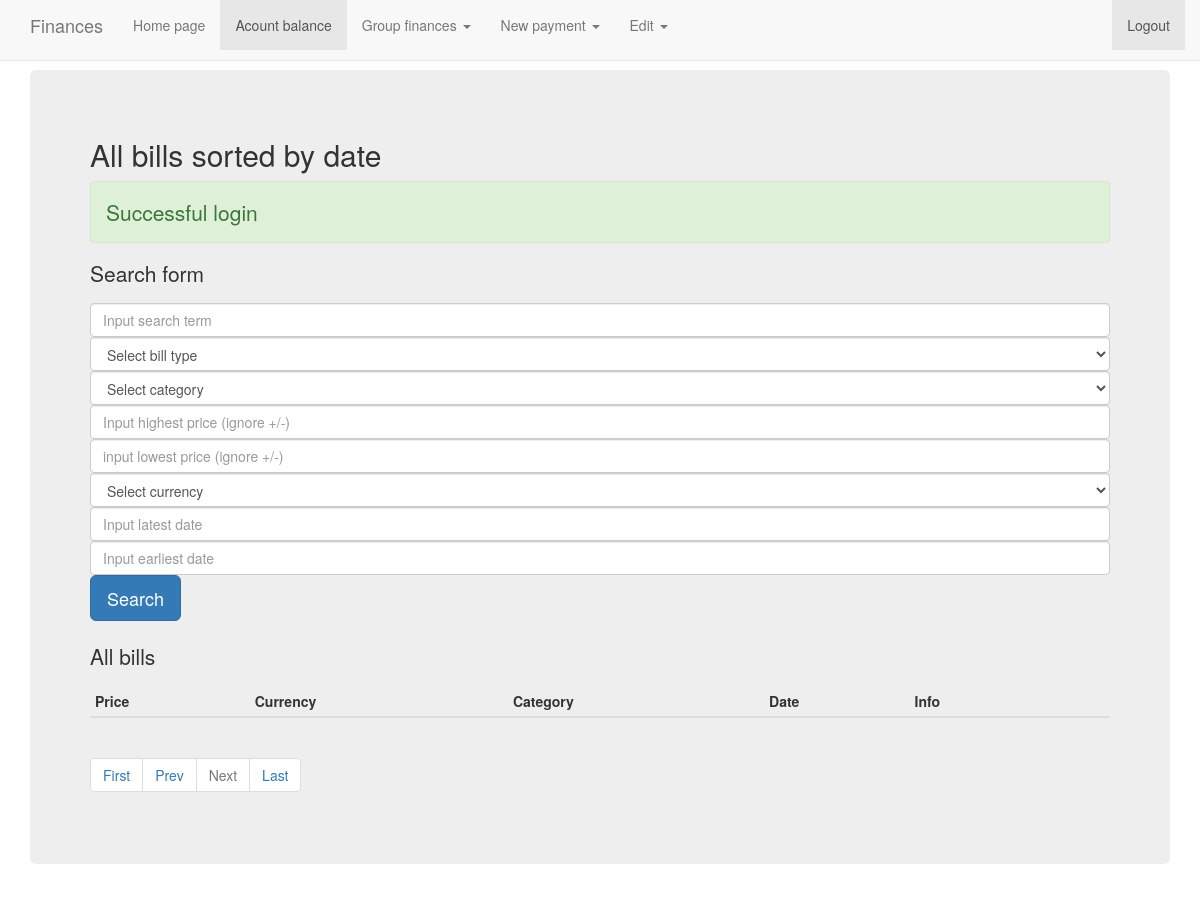
The app's page /show_bill.php?page_no=2 (signed in), older data.
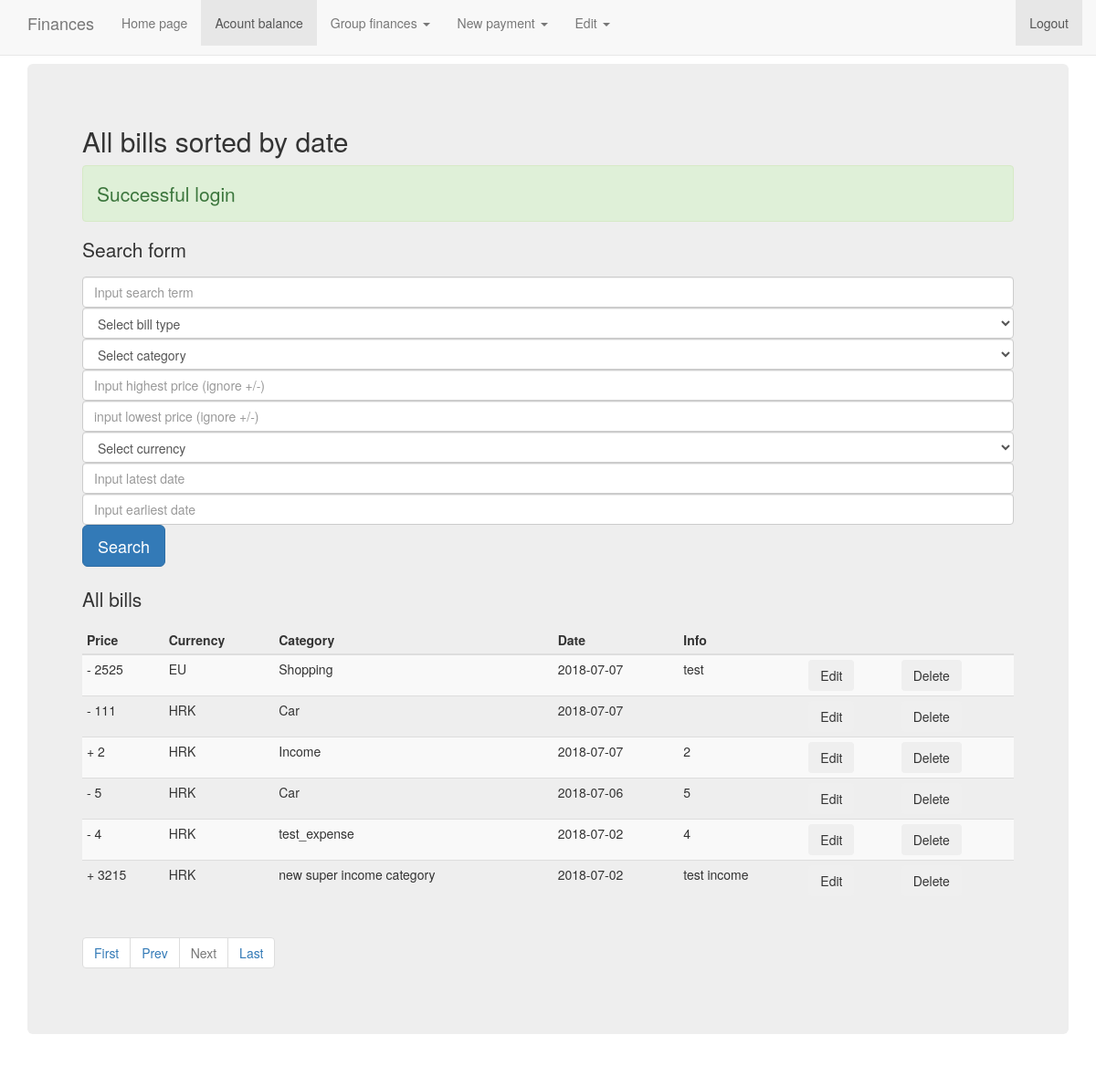
The same page, newer data.
### tables this page shows
CREATE TABLE `racun` (
  `iznos` double NOT NULL,
  `valuta` varchar(50) NOT NULL,
  `id` int(50) NOT NULL,
  `datum` date NOT NULL,
  `kategorija` varchar(255) NOT NULL,
  `opis` varchar(600) DEFAULT NULL,
  `vrsta` varchar(255) NOT NULL,
  `id_user` int(50) NOT NULL,
  `grupa_id` int(50) DEFAULT NULL
);

### show_bill.php (the view, shortened to what the changed rows need)
<!DOCTYPE html>
<html>
<head>
	<link rel="stylesheet" href="https://maxcdn.bootstrapcdn.com/bootstrap/3.3.7/css/bootstrap.min.css">
	<link href="navbar-fixed-top.css" rel="stylesheet">
</head>
<body onload="load_function()">
	<div class="container">
		<div class="jumbotron">
			<?php if(isset($_SESSION['username'])): ?>
			<h2>All bills sorted by date</h2>
			<br>
			<?php include('search.php');  ?>
			<?php else:?>
				<p>Please login or register</p>
			<?php endif ?>
		</div>
	</div>
</body>
</html>

### search.php (shortened to what the changed rows need)
<?php
	$connection = mysqli_connect('localhost', 'root', 'vertrigo', 'financije');
	$user_id = $_SESSION["user_id"];
	$search_term = isset($_GET['term']) ? $_GET['term'] : '';
	$group_id = isset($_GET['group_id']) ? $_GET['group_id'] : '';
	$link = "";
	$query_count = "SELECT COUNT(*) FROM `racun`";
	$query_search = "SELECT * FROM `racun`";
	if(!empty($_GET['group_id'])){
		$link = $link."&group_id=".$group_id;
		$query_count = $query_count." WHERE grupa_id='".$group_id."'";
		$query_search = $query_search." WHERE grupa_id='".$group_id."'";
	}else{
		$query_search = $query_search." WHERE id_user='$user_id' AND grupa_id IS NULL";
	}
	$query_search = $query_search." AND (`opis` LIKE '%".$search_term."%' OR `kategorija` LIKE '%".$search_term."%')";
	$page_no = isset($_GET['page_no']) ? $_GET['page_no'] : 1;
	$no_of_records_per_page = 10;
	$offset = ($page_no-1)*$no_of_records_per_page;
	$query_search = $query_search." ORDER BY `datum` DESC LIMIT $offset, $no_of_records_per_page";
	$rez = mysqli_query($connection, $query_search);
	echo "<table class='table table-striped table-condensed'><thead><tr>";
		echo "<th>Price</th>";
		echo "<th>Currency</th>";
		echo "<th>Category</th>";
		echo "<th>Date</th>";
		echo "<th>Info</th>";
		echo "<th></th>";
		echo "<th></th>";
	echo "</tr></thead>";
	echo "<tbody>";
	if($rez->num_rows > 0){
		while($row = $rez->fetch_assoc()){
			echo "<tr><td>";
			if($row['vrsta'] == 'Income'){
				echo "+ ";
			}else{
				echo "- ";
			}
			echo $row["iznos"]."</td>";
			echo "<td>".$row["valuta"]."</td>";
			echo "<td>".$row["kategorija"]."</td>";
			echo "<td>".$row["datum"]."</td>";
			echo "<td>".$row["opis"]."</td>";
			if($row['id_user'] == $user_id){
				echo "<td>";
				echo "<form method='post' action='edit_bill.php'>";
				echo "<input type='submit' name='edit_b' class='btn' value='Edit'>";
				echo "</form>";
				echo "</td>";
				echo "<td>";
				echo "<form method='post' action='delete_bill.php'>";
				echo "<input type='submit' name='delete_b' class='btn' value='Delete'>";
				echo "</form>";
				echo "</td>";
			}
			echo "</tr>";
		}
	}
	echo "</tbody>";
	echo "</table>";
?>

Row changes from the older to the newer data that the page shows:
now on this page (row edited): racun: iznos "2525", valuta "EU", kategorija "Shopping", datum "2018-07-07", opis "test"
now on this page (row edited): racun: iznos "111", valuta "HRK", kategorija "Car", datum "2018-07-07"
now on this page (row unchanged): racun: iznos "2", valuta "HRK", kategorija "Income", datum "2018-07-07", opis "2"
now on this page (row unchanged): racun: iznos "5", valuta "HRK", kategorija "Car", datum "2018-07-06", opis "5"
now on this page (row edited): racun: iznos "4", valuta "HRK", kategorija "test_expense", datum "2018-07-02", opis "4"
added racun: iznos "3215", valuta "HRK", kategorija "new super income category", datum "2018-07-02", opis "test income"
